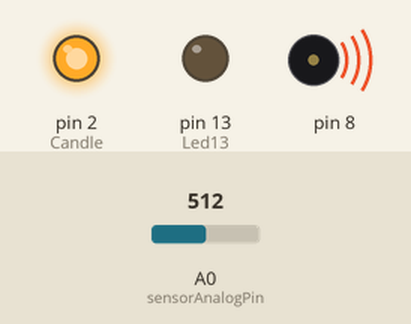
Simulated run of this sketch. Board: Arduino Nano, built with avr-gcc and run on an emulated ATmega328P. Shown: output pins drawn as LEDs (lit = HIGH), buzzer (waves = sounding). The test bench sets the inputs (shaded band); at power-on: A0 (sensorAnalogPin) = 512. What the sketch prints to the serial monitor is not drawn.

Above: at 0.5 s.
At 10.6 s:
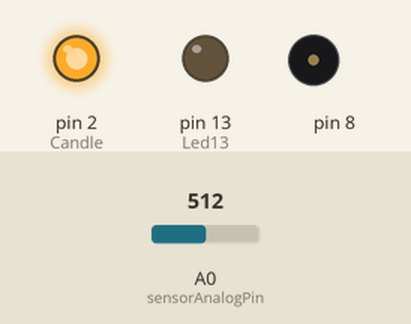
At 17.6 s:
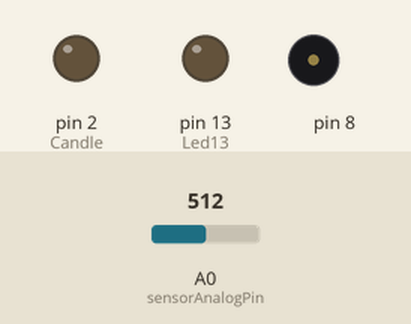
Timing chart, 0 to 19.1 s (numbered marks = the images above):
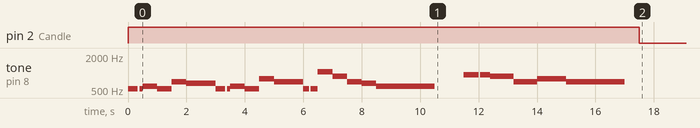

The sketch:

candle_blowout.ino
```cpp
// Donna Dietz
// June 2019
// Adjusted from code found at Elegoo

// Plays Happy Birthday. Makes you blow out the candle (or make other noises).
// Need: Breadboard, Nano, Cable, Computer.
// LED, resistor, speaker, sound sensor.
// Led13 as well as pin2 are the candle(s).  ((Short side of LED towards ground.)
// Speaker is on pin8  (Connect to D8 and GND.)
// Outputs from "blue" sound sensor are: Ground to Ground. VCC to 5V. OUT to A0.
// 220 resistor from D2 to any unused zone on the other side of the breadboard (like A5)
// then from there to GND.

// www.elegoo.com
// 2018.10.24

#include "pitches.h"

int  sensorAnalogPin = A0;    // Select the Arduino input pin to accept the Sound Sensor's analog output
//int  sensorDigitalPin = 7;    // Select the Arduino input pin to accept the Sound Sensor's digital output
int  analogValue = 0;         // Define variable to store the analog value coming from the Sound Sensor
int  digitalValue;            // Define variable to store the digital value coming from the Sound Sensor
int  Led13 = 13;              // Define LED port; this is the LED built in to the Arduino (labled L)

int stillLit=1;  //Candle/s may be lit.
int countBlows=0;

// notes in the melody:
int melody[] = {
  NOTE_C5, 0, NOTE_C5, NOTE_D5, NOTE_C5, NOTE_F5, NOTE_E5,
  NOTE_C5, 0, NOTE_C5, NOTE_D5, NOTE_C5, NOTE_G5, NOTE_F5,
  NOTE_C5, 0, NOTE_C5, NOTE_C6, NOTE_A5, NOTE_F5, NOTE_E5, NOTE_D5,
  NOTE_AS5, 0, NOTE_AS5, NOTE_A5, NOTE_F5, NOTE_G5, NOTE_F5
  };
int duration[] = {
  325, 75, 100, 500,500,500,1000,325,75, 100,500,500,500,1000, 200,50,250, 500, 500, 500, 500, 3000, 500, 50, 350, 800, 800, 1000, 2500
};


void setup()
{
  Serial.begin(9600);               // The IDE settings for Serial Monitor/Plotter (preferred) must match this speed
  //pinMode(sensorDigitalPin,INPUT);  // Define pin 7 as an input port, to accept digital input
  pinMode(Led13,OUTPUT);            // Define LED13 as an output port  (NOT using the digital cutoff info!)
  pinMode(2,OUTPUT);  //Candle
  digitalWrite(2,HIGH); //Turn it on

  for (int thisNote = 0; thisNote < 29; thisNote++) //29 for full song
  {
  // pin8 output the voice
  tone(8, melody[thisNote], 2000);
  delay(duration[thisNote]);
  }
}

void loop(){
  analogValue = analogRead(sensorAnalogPin); // Read the value of the analog interface A0
  Serial.println(analogValue); // Send the analog value to the serial transmit interface
  if(analogValue<70 && stillLit)      // When the Sound Sensor hears very little sound, ignore.
  {
    digitalWrite(Led13,HIGH);
    digitalWrite(2,HIGH);
  }
  else if(analogValue<1400 && stillLit)  // When Sound Sensor hears some sound, flicker.
  {
    digitalWrite(Led13,LOW);
    digitalWrite(2,LOW);
    countBlows=countBlows+1;
    if (countBlows > 125){
      stillLit=0;
    }

  }
  else                                 // When Sound Sensor hears a louder sound, blow out.
  {                                    // The problem is with the "blue" sound sensor,
    stillLit=0;                        // it's too sensitive, so just count to 125.
    digitalWrite(2,LOW);
    digitalWrite(Led13,LOW);
  }

  delay(10);                  // Slight pause so that we don't overwhelm the serial interface
}
```

Measured:
- by itself, pin 2 (Candle): HIGH → LOW at 17.5 s
